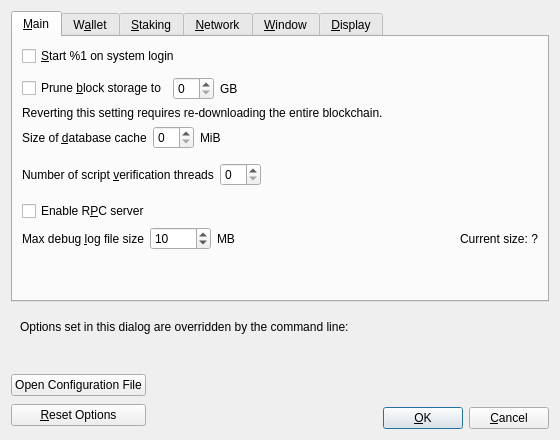
<?xml version="1.0" encoding="UTF-8"?>
<ui version="4.0">
 <class>OptionsDialog</class>
 <widget class="QDialog" name="OptionsDialog">
  <property name="geometry">
   <rect>
    <x>0</x>
    <y>0</y>
    <width>560</width>
    <height>440</height>
   </rect>
  </property>
  <property name="windowTitle">
   <string>Options</string>
  </property>
  <property name="modal">
   <bool>true</bool>
  </property>
  <layout class="QVBoxLayout" name="verticalLayout">
   <item>
    <widget class="QTabWidget" name="tabWidget">
     <property name="currentIndex">
      <number>0</number>
     </property>
     <widget class="QWidget" name="tabMain">
      <attribute name="title">
       <string>&amp;Main</string>
      </attribute>
      <layout class="QVBoxLayout" name="verticalLayout_Main">
       <item>
        <widget class="QCheckBox" name="bitcoinAtStartup">
         <property name="toolTip">
          <string>Automatically start %1 after logging in to the system.</string>
         </property>
         <property name="text">
          <string>&amp;Start %1 on system login</string>
         </property>
        </widget>
       </item>
       <item>
        <spacer name="horizontalSpacer_0_Main">
         <property name="orientation">
          <enum>Qt::Horizontal</enum>
         </property>
         <property name="sizeHint" stdset="0">
          <size>
           <width>40</width>
           <height>5</height>
          </size>
         </property>
        </spacer>
       </item>
       <item>
        <layout class="QHBoxLayout" name="horizontalLayout_Main_Prune">
         <item>
          <widget class="QCheckBox" name="prune">
           <property name="toolTip">
            <string>Enabling pruning significantly reduces the disk space required to store transactions. All blocks are still fully validated. Reverting this setting requires re-downloading the entire blockchain.</string>
           </property>
           <property name="text">
            <string>Prune &amp;block storage to</string>
           </property>
          </widget>
         </item>
         <item>
          <widget class="QSpinBox" name="pruneSize"/>
         </item>
         <item>
          <widget class="QLabel" name="pruneSizeUnitLabel">
           <property name="text">
            <string>GB</string>
           </property>
           <property name="textFormat">
            <enum>Qt::PlainText</enum>
           </property>
          </widget>
         </item>
         <item>
          <spacer name="horizontalSpacer_Main_Prune">
           <property name="orientation">
            <enum>Qt::Horizontal</enum>
           </property>
           <property name="sizeHint" stdset="0">
            <size>
             <width>40</width>
             <height>20</height>
            </size>
           </property>
          </spacer>
         </item>
        </layout>
       </item>
       <item>
        <widget class="QLabel" name="pruneWarning">
         <property name="text">
          <string>Reverting this setting requires re-downloading the entire blockchain.</string>
         </property>
         <property name="textFormat">
          <enum>Qt::PlainText</enum>
         </property>
        </widget>
       </item>
       <item>
        <layout class="QHBoxLayout" name="horizontalLayout_2_Main">
         <item>
          <widget class="QLabel" name="databaseCacheLabel">
           <property name="toolTip">
            <string extracomment="Tooltip text for Options window setting that sets the size of the database cache. Explains the corresponding effects of increasing/decreasing this value.">Maximum database cache size. A larger cache can contribute to faster sync, after which the benefit is less pronounced for most use cases. Lowering the cache size will reduce memory usage. Unused mempool memory is shared for this cache.</string>
           </property>
           <property name="text">
            <string>Size of &amp;database cache</string>
           </property>
           <property name="textFormat">
            <enum>Qt::PlainText</enum>
           </property>
           <property name="buddy">
            <cstring>databaseCache</cstring>
           </property>
          </widget>
         </item>
         <item>
          <widget class="QSpinBox" name="databaseCache"/>
         </item>
         <item>
          <widget class="QLabel" name="databaseCacheUnitLabel">
           <property name="text">
            <string>MiB</string>
           </property>
           <property name="textFormat">
            <enum>Qt::PlainText</enum>
           </property>
          </widget>
         </item>
         <item>
          <spacer name="horizontalSpacer_2_Main">
           <property name="orientation">
            <enum>Qt::Horizontal</enum>
           </property>
           <property name="sizeHint" stdset="0">
            <size>
             <width>40</width>
             <height>20</height>
            </size>
           </property>
          </spacer>
         </item>
        </layout>
       </item>
       <item>
        <layout class="QHBoxLayout" name="horizontalLayout_Main_VerifyLabel">
         <item>
          <widget class="QLabel" name="threadsScriptVerifLabel">
           <property name="toolTip">
            <string extracomment="Tooltip text for Options window setting that sets the number of script verification threads. Explains that negative values mean to leave these many cores free to the system.">Set the number of script verification threads. Negative values correspond to the number of cores you want to leave free to the system.</string>
           </property>
           <property name="text">
            <string>Number of script &amp;verification threads</string>
           </property>
           <property name="textFormat">
            <enum>Qt::PlainText</enum>
           </property>
           <property name="buddy">
            <cstring>threadsScriptVerif</cstring>
           </property>
          </widget>
         </item>
         <item>
          <widget class="QSpinBox" name="threadsScriptVerif">
           <property name="toolTip">
            <string>(0 = auto, &lt;0 = leave that many cores free)</string>
           </property>
          </widget>
         </item>
         <item>
          <spacer name="horizontalSpacer_Main_Threads">
           <property name="orientation">
            <enum>Qt::Horizontal</enum>
           </property>
           <property name="sizeHint" stdset="0">
            <size>
             <width>40</width>
             <height>40</height>
            </size>
           </property>
          </spacer>
         </item>
        </layout>
       </item>
       <item>
        <widget class="QCheckBox" name="enableServer">
         <property name="toolTip">
          <string extracomment="Tooltip text for Options window setting that enables the RPC server.">This allows you or a third party tool to communicate with the node through command-line and JSON-RPC commands.</string>
         </property>
         <property name="text">
          <string extracomment="An Options window setting to enable the RPC server.">Enable R&amp;PC server</string>
         </property>
        </widget>
       </item>
       <item>
        <layout class="QHBoxLayout" name="horizontalLayout_Main_MaxDebugLog">
         <item>
          <widget class="QLabel" name="maxDebugLogSizeLabel">
           <property name="toolTip">
            <string>Limit the debug.log file size during runtime. When the log exceeds this size, older entries are automatically trimmed. Set to 0 for unlimited.</string>
           </property>
           <property name="text">
            <string>Max debug &amp;log file size</string>
           </property>
           <property name="textFormat">
            <enum>Qt::PlainText</enum>
           </property>
           <property name="buddy">
            <cstring>maxDebugLogSize</cstring>
           </property>
          </widget>
         </item>
         <item>
          <widget class="QSpinBox" name="maxDebugLogSize">
           <property name="toolTip">
            <string>Maximum size of the debug.log file in MB (0 = unlimited)</string>
           </property>
           <property name="minimum">
            <number>0</number>
           </property>
           <property name="maximum">
            <number>10000</number>
           </property>
           <property name="value">
            <number>10</number>
           </property>
          </widget>
         </item>
         <item>
          <widget class="QLabel" name="maxDebugLogSizeUnitLabel">
           <property name="text">
            <string>MB</string>
           </property>
           <property name="textFormat">
            <enum>Qt::PlainText</enum>
           </property>
          </widget>
         </item>
         <item>
          <spacer name="horizontalSpacer_Main_MaxDebugLog">
           <property name="orientation">
            <enum>Qt::Horizontal</enum>
           </property>
           <property name="sizeHint" stdset="0">
            <size>
             <width>40</width>
             <height>20</height>
            </size>
           </property>
          </spacer>
         </item>
         <item>
          <widget class="QLabel" name="debugLogSizeLabel">
           <property name="text">
            <string>Current size: ?</string>
           </property>
           <property name="textFormat">
            <enum>Qt::PlainText</enum>
           </property>
          </widget>
         </item>
        </layout>
       </item>
       <item>
        <spacer name="verticalSpacer_Main">
         <property name="orientation">
          <enum>Qt::Vertical</enum>
         </property>
         <property name="sizeHint" stdset="0">
          <size>
           <width>20</width>
           <height>40</height>
          </size>
         </property>
        </spacer>
       </item>
      </layout>
     </widget>
     <widget class="QWidget" name="tabWallet">
      <attribute name="title">
       <string>W&amp;allet</string>
      </attribute>
      <layout class="QVBoxLayout" name="verticalLayout_Wallet">
       <item>
        <widget class="QCheckBox" name="subFeeFromAmount">
         <property name="toolTip">
          <string extracomment="Tooltip text for Options window setting that sets subtracting the fee from a sending amount as default.">Whether to set subtract fee from amount as default or not.</string>
         </property>
         <property name="text">
          <string extracomment="An Options window setting to set subtracting the fee from a sending amount as default.">Subtract &amp;fee from amount by default</string>
         </property>
        </widget>
       </item>
       <item>
        <widget class="QGroupBox" name="groupBox">
         <property name="title">
          <string>Expert</string>
         </property>
         <layout class="QVBoxLayout" name="verticalLayout_2">
          <item>
           <widget class="QCheckBox" name="coinControlFeatures">
            <property name="toolTip">
             <string>Whether to show coin control features or not.</string>
            </property>
            <property name="text">
             <string>Enable coin &amp;control features</string>
            </property>
           </widget>
          </item>
          <item>
           <widget class="QCheckBox" name="spendZeroConfChange">
            <property name="toolTip">
             <string>If you disable the spending of unconfirmed change, the change from a transaction cannot be used until that transaction has at least one confirmation. This also affects how your balance is computed.</string>
            </property>
            <property name="text">
             <string>&amp;Spend unconfirmed change</string>
            </property>
           </widget>
          </item>
          <item>
           <widget class="QCheckBox" name="m_enable_psbt_controls">
            <property name="text">
             <string extracomment="An options window setting to enable PSBT controls.">Enable &amp;PSBT controls</string>
            </property>
            <property name="toolTip">
             <string extracomment="Tooltip text for options window setting that enables PSBT controls.">Whether to show PSBT controls.</string>
            </property>
           </widget>
          </item>
         </layout>
        </widget>
       </item>
       <item>
        <widget class="QGroupBox" name="groupBoxHww">
         <property name="title">
          <string>External Signer (e.g. hardware wallet)</string>
         </property>
         <layout class="QVBoxLayout" name="verticalLayoutHww">
          <item>
           <layout class="QHBoxLayout" name="horizontalLayoutHww">
            <item>
             <widget class="QLabel" name="externalSignerPathLabel">
              <property name="text">
               <string>&amp;External signer script path</string>
              </property>
              <property name="buddy">
               <cstring>externalSignerPath</cstring>
              </property>
             </widget>
            </item>
            <item>
             <widget class="QLineEdit" name="externalSignerPath">
              <property name="toolTip">
               <string>Full path to a Mateable Core compatible script (e.g. C:\Downloads\hwi.exe or /Users/you/Downloads/hwi.py). Beware: malware can steal your coins!</string>
              </property>
             </widget>
            </item>
           </layout>
          </item>
         </layout>
        </widget>
       </item>
       <item>
        <spacer name="verticalSpacer_Wallet">
         <property name="orientation">
          <enum>Qt::Vertical</enum>
         </property>
         <property name="sizeHint" stdset="0">
          <size>
           <width>20</width>
           <height>40</height>
          </size>
         </property>
        </spacer>
       </item>
      </layout>
     </widget>
     <widget class="QWidget" name="tabStaking">
      <attribute name="title">
       <string>&amp;Staking</string>
      </attribute>
      <layout class="QVBoxLayout" name="verticalLayout_Staking">
       <item>
        <layout class="QHBoxLayout" name="horizontalLayout_Staking_MaxAmount">
         <item>
          <widget class="QLabel" name="maxStakingValueLabel">
           <property name="text">
            <string>Maximum value of coins to use for staking (0 for no limit)</string>
           </property>
           <property name="textFormat">
            <enum>Qt::PlainText</enum>
           </property>
           <property name="buddy">
            <cstring>maxStakingValue</cstring>
           </property>
          </widget>
         </item>
         <item>
          <widget class="QSpinBox" name="maxStakingValue">
           <property name="minimum">
            <number>0</number>
           </property>
           <property name="maximum">
            <number>2100000000</number>
           </property>
          </widget>
         </item>
        </layout>
       </item>
       <item>
        <spacer name="verticalSpacer_Staking">
         <property name="orientation">
          <enum>Qt::Vertical</enum>
         </property>
         <property name="sizeHint" stdset="0">
          <size>
           <width>20</width>
           <height>40</height>
          </size>
         </property>
        </spacer>
       </item>
      </layout>
     </widget>
     <widget class="QWidget" name="tabNetwork">
      <attribute name="title">
       <string>&amp;Network</string>
      </attribute>
      <layout class="QVBoxLayout" name="verticalLayout_Network">
       <item>
        <widget class="QCheckBox" name="mapPortUpnp">
         <property name="toolTip">
          <string>Automatically open the Mateable client port on the router. This only works when your router supports UPnP and it is enabled.</string>
         </property>
         <property name="text">
          <string>Map port using &amp;UPnP</string>
         </property>
        </widget>
       </item>
       <item>
        <widget class="QCheckBox" name="mapPortNatpmp">
         <property name="toolTip">
          <string>Automatically open the Mateable client port on the router. This only works when your router supports NAT-PMP and it is enabled. The external port could be random.</string>
         </property>
         <property name="text">
          <string>Map port using NA&amp;T-PMP</string>
         </property>
        </widget>
       </item>
       <item>
        <widget class="QCheckBox" name="allowIncoming">
         <property name="toolTip">
          <string>Accept connections from outside.</string>
         </property>
         <property name="text">
          <string>Allow incomin&amp;g connections</string>
         </property>
        </widget>
       </item>
       <item>
        <widget class="QCheckBox" name="connectSocks">
         <property name="toolTip">
          <string>Connect to the Mateable network through a SOCKS5 proxy.</string>
         </property>
         <property name="text">
          <string>&amp;Connect through SOCKS5 proxy (default proxy):</string>
         </property>
        </widget>
       </item>
       <item>
        <layout class="QHBoxLayout" name="horizontalLayout_1_Network">
         <item>
          <widget class="QLabel" name="proxyIpLabel">
           <property name="text">
            <string>Proxy &amp;IP:</string>
           </property>
           <property name="textFormat">
            <enum>Qt::PlainText</enum>
           </property>
           <property name="buddy">
            <cstring>proxyIp</cstring>
           </property>
          </widget>
         </item>
         <item>
          <widget class="QValidatedLineEdit" name="proxyIp">
           <property name="minimumSize">
            <size>
             <width>140</width>
             <height>0</height>
            </size>
           </property>
           <property name="maximumSize">
            <size>
             <width>140</width>
             <height>16777215</height>
            </size>
           </property>
           <property name="toolTip">
            <string>IP address of the proxy (e.g. IPv4: 127.0.0.1 / IPv6: ::1)</string>
           </property>
          </widget>
         </item>
         <item>
          <widget class="QLabel" name="proxyPortLabel">
           <property name="text">
            <string>&amp;Port:</string>
           </property>
           <property name="textFormat">
            <enum>Qt::PlainText</enum>
           </property>
           <property name="buddy">
            <cstring>proxyPort</cstring>
           </property>
          </widget>
         </item>
         <item>
          <widget class="QLineEdit" name="proxyPort">
           <property name="minimumSize">
            <size>
             <width>55</width>
             <height>0</height>
            </size>
           </property>
           <property name="maximumSize">
            <size>
             <width>55</width>
             <height>16777215</height>
            </size>
           </property>
           <property name="toolTip">
            <string>Port of the proxy (e.g. 9050)</string>
           </property>
          </widget>
         </item>
         <item>
          <spacer name="horizontalSpacer_1_Network">
           <property name="orientation">
            <enum>Qt::Horizontal</enum>
           </property>
           <property name="sizeHint" stdset="0">
            <size>
             <width>40</width>
             <height>20</height>
            </size>
           </property>
          </spacer>
         </item>
        </layout>
       </item>
       <item>
        <layout class="QHBoxLayout" name="horizontalLayout_2_Network">
         <item>
          <widget class="QLabel" name="proxyActiveNets">
           <property name="text">
            <string>Used for reaching peers via:</string>
           </property>
           <property name="textFormat">
            <enum>Qt::PlainText</enum>
           </property>
          </widget>
         </item>
         <item>
          <widget class="QCheckBox" name="proxyReachIPv4">
           <property name="enabled">
            <bool>false</bool>
           </property>
           <property name="toolTip">
            <string>Shows if the supplied default SOCKS5 proxy is used to reach peers via this network type.</string>
           </property>
           <property name="text">
            <string/>
           </property>
          </widget>
         </item>
         <item>
          <widget class="QLabel" name="proxyReachIPv4Label">
           <property name="text">
            <string>IPv4</string>
           </property>
           <property name="textFormat">
            <enum>Qt::PlainText</enum>
           </property>
          </widget>
         </item>
         <item>
          <widget class="QCheckBox" name="proxyReachIPv6">
           <property name="enabled">
            <bool>false</bool>
           </property>
           <property name="toolTip">
            <string>Shows if the supplied default SOCKS5 proxy is used to reach peers via this network type.</string>
           </property>
           <property name="text">
            <string/>
           </property>
          </widget>
         </item>
         <item>
          <widget class="QLabel" name="proxyReachIPv6Label">
           <property name="text">
            <string>IPv6</string>
           </property>
           <property name="textFormat">
            <enum>Qt::PlainText</enum>
           </property>
          </widget>
         </item>
         <item>
          <widget class="QCheckBox" name="proxyReachTor">
           <property name="enabled">
            <bool>false</bool>
           </property>
           <property name="toolTip">
            <string>Shows if the supplied default SOCKS5 proxy is used to reach peers via this network type.</string>
           </property>
           <property name="text">
            <string/>
           </property>
          </widget>
         </item>
         <item>
          <widget class="QLabel" name="proxyReachTorLabel">
           <property name="text">
            <string>Tor</string>
           </property>
           <property name="textFormat">
            <enum>Qt::PlainText</enum>
           </property>
          </widget>
         </item>
         <item>
          <spacer name="horizontalSpacer_2_Network">
           <property name="orientation">
            <enum>Qt::Horizontal</enum>
           </property>
           <property name="sizeHint" stdset="0">
            <size>
             <width>40</width>
             <height>20</height>
            </size>
           </property>
          </spacer>
         </item>
        </layout>
       </item>
       <item>
        <widget class="QCheckBox" name="connectSocksTor">
         <property name="toolTip">
          <string>Connect to the Bitcoin network through a separate SOCKS5 proxy for Tor onion services.</string>
         </property>
         <property name="text">
          <string>Use separate SOCKS&amp;5 proxy to reach peers via Tor onion services:</string>
         </property>
        </widget>
       </item>
       <item>
        <layout class="QHBoxLayout" name="horizontalLayout_3_Network">
         <item>
          <widget class="QLabel" name="proxyIpTorLabel">
           <property name="text">
            <string>Proxy &amp;IP:</string>
           </property>
           <property name="textFormat">
            <enum>Qt::PlainText</enum>
           </property>
           <property name="buddy">
            <cstring>proxyIpTor</cstring>
           </property>
          </widget>
         </item>
         <item>
          <widget class="QValidatedLineEdit" name="proxyIpTor">
           <property name="minimumSize">
            <size>
             <width>140</width>
             <height>0</height>
            </size>
           </property>
           <property name="maximumSize">
            <size>
             <width>140</width>
             <height>16777215</height>
            </size>
           </property>
           <property name="toolTip">
            <string>IP address of the proxy (e.g. IPv4: 127.0.0.1 / IPv6: ::1)</string>
           </property>
          </widget>
         </item>
         <item>
          <widget class="QLabel" name="proxyPortTorLabel">
           <property name="text">
            <string>&amp;Port:</string>
           </property>
           <property name="textFormat">
            <enum>Qt::PlainText</enum>
           </property>
           <property name="buddy">
            <cstring>proxyPortTor</cstring>
           </property>
          </widget>
         </item>
         <item>
          <widget class="QLineEdit" name="proxyPortTor">
           <property name="minimumSize">
            <size>
             <width>55</width>
             <height>0</height>
            </size>
           </property>
           <property name="maximumSize">
            <size>
             <width>55</width>
             <height>16777215</height>
            </size>
           </property>
           <property name="toolTip">
            <string>Port of the proxy (e.g. 9050)</string>
           </property>
          </widget>
         </item>
         <item>
          <spacer name="horizontalSpacer_4_Network">
           <property name="orientation">
            <enum>Qt::Horizontal</enum>
           </property>
           <property name="sizeHint" stdset="0">
            <size>
             <width>40</width>
             <height>20</height>
            </size>
           </property>
          </spacer>
         </item>
        </layout>
       </item>
       <item>
        <spacer name="verticalSpacer_Network">
         <property name="orientation">
          <enum>Qt::Vertical</enum>
         </property>
         <property name="sizeHint" stdset="0">
          <size>
           <width>20</width>
           <height>40</height>
          </size>
         </property>
        </spacer>
       </item>
      </layout>
     </widget>
     <widget class="QWidget" name="tabWindow">
      <attribute name="title">
       <string>&amp;Window</string>
      </attribute>
      <layout class="QVBoxLayout" name="verticalLayout_Window">
       <item>
        <widget class="QCheckBox" name="showTrayIcon">
         <property name="toolTip">
          <string>Show the icon in the system tray.</string>
         </property>
         <property name="text">
          <string>&amp;Show tray icon</string>
         </property>
         <property name="checked">
          <bool>true</bool>
         </property>
        </widget>
       </item>
       <item>
        <widget class="QCheckBox" name="minimizeToTray">
         <property name="toolTip">
          <string>Show only a tray icon after minimizing the window.</string>
         </property>
         <property name="text">
          <string>&amp;Minimize to the tray instead of the taskbar</string>
         </property>
        </widget>
       </item>
       <item>
        <widget class="QCheckBox" name="minimizeOnClose">
         <property name="toolTip">
          <string>Minimize instead of exit the application when the window is closed. When this option is enabled, the application will be closed only after selecting Exit in the menu.</string>
         </property>
         <property name="text">
          <string>M&amp;inimize on close</string>
         </property>
        </widget>
       </item>
       <item>
        <spacer name="verticalSpacer_Window">
         <property name="orientation">
          <enum>Qt::Vertical</enum>
         </property>
         <property name="sizeHint" stdset="0">
          <size>
           <width>20</width>
           <height>40</height>
          </size>
         </property>
        </spacer>
       </item>
      </layout>
     </widget>
     <widget class="QWidget" name="tabDisplay">
      <attribute name="title">
       <string>&amp;Display</string>
      </attribute>
      <layout class="QVBoxLayout" name="verticalLayout_Display">
       <item>
        <layout class="QHBoxLayout" name="horizontalLayout_1_Display">
         <item>
          <widget class="QLabel" name="langLabel">
           <property name="text">
            <string>User Interface &amp;language:</string>
           </property>
           <property name="textFormat">
            <enum>Qt::PlainText</enum>
           </property>
           <property name="buddy">
            <cstring>lang</cstring>
           </property>
          </widget>
         </item>
         <item>
          <widget class="QValueComboBox" name="lang">
           <property name="toolTip">
            <string>The user interface language can be set here. This setting will take effect after restarting %1.</string>
           </property>
          </widget>
         </item>
        </layout>
       </item>
       <item>
        <layout class="QHBoxLayout" name="horizontalLayout_2_Display">
         <item>
          <widget class="QLabel" name="unitLabel">
           <property name="text">
            <string>&amp;Unit to show amounts in:</string>
           </property>
           <property name="textFormat">
            <enum>Qt::PlainText</enum>
           </property>
           <property name="buddy">
            <cstring>unit</cstring>
           </property>
          </widget>
         </item>
         <item>
          <widget class="QValueComboBox" name="unit">
           <property name="toolTip">
            <string>Choose the default subdivision unit to show in the interface and when sending coins.</string>
           </property>
          </widget>
         </item>
        </layout>
       </item>
       <item>
        <layout class="QHBoxLayout" name="horizontalLayout_3_Display">
         <item>
          <widget class="QLabel" name="thirdPartyTxUrlsLabel">
           <property name="toolTip">
            <string>Third-party URLs (e.g. a block explorer) that appear in the transactions tab as context menu items. %s in the URL is replaced by transaction hash. Multiple URLs are separated by vertical bar |.</string>
           </property>
           <property name="text">
            <string>&amp;Third-party transaction URLs</string>
           </property>
           <property name="buddy">
            <cstring>thirdPartyTxUrls</cstring>
           </property>
          </widget>
         </item>
         <item>
          <widget class="QLineEdit" name="thirdPartyTxUrls">
           <property name="toolTip">
            <string>Third-party URLs (e.g. a block explorer) that appear in the transactions tab as context menu items. %s in the URL is replaced by transaction hash. Multiple URLs are separated by vertical bar |.</string>
           </property>
           <property name="placeholderText">
            <string notr="true">https://example.com/tx/%s</string>
           </property>
          </widget>
         </item>
        </layout>
       </item>
       <item>
        <widget class="QGroupBox" name="font_groupBox">
         <property name="title">
          <string>Monospaced font in the Overview tab:</string>
         </property>
         <layout class="QVBoxLayout" name="font_verticalLayout">
          <item>
           <layout class="QHBoxLayout" name="embeddedFont_horizontalLayout">
            <item>
             <widget class="QRadioButton" name="embeddedFont_radioButton">
              <property name="text">
               <string>embedded &quot;%1&quot;</string>
              </property>
             </widget>
            </item>
            <item>
             <spacer name="embeddedFont_horizontalSpacer">
              <property name="orientation">
               <enum>Qt::Horizontal</enum>
              </property>
              <property name="sizeHint" stdset="0">
               <size>
                <width>40</width>
                <height>20</height>
               </size>
              </property>
             </spacer>
            </item>
            <item>
             <layout class="QVBoxLayout" name="embeddedFont_verticalLayout">
              <item>
               <widget class="QLabel" name="embeddedFont_label_1">
                <property name="text">
                 <string notr="true">111.11111111 MTBC</string>
                </property>
               </widget>
              </item>
              <item>
               <widget class="QLabel" name="embeddedFont_label_9">
                <property name="text">
                 <string notr="true">909.09090909 MTBC</string>
                </property>
               </widget>
              </item>
             </layout>
            </item>
           </layout>
          </item>
          <item>
           <widget class="Line" name="font_line">
            <property name="orientation">
             <enum>Qt::Horizontal</enum>
            </property>
           </widget>
          </item>
          <item>
           <layout class="QHBoxLayout" name="systemFont_horizontalLayout">
            <item>
             <widget class="QRadioButton" name="systemFont_radioButton">
              <property name="text">
               <string>closest matching &quot;%1&quot;</string>
              </property>
             </widget>
            </item>
            <item>
             <spacer name="systemFont_horizontalSpacer">
              <property name="orientation">
               <enum>Qt::Horizontal</enum>
              </property>
              <property name="sizeHint" stdset="0">
               <size>
                <width>40</width>
                <height>20</height>
               </size>
              </property>
             </spacer>
            </item>
            <item>
             <layout class="QVBoxLayout" name="systemFont_verticalLayout">
              <item>
               <widget class="QLabel" name="systemFont_label_1">
                <property name="text">
                 <string notr="true">111.11111111 MTBC</string>
                </property>
               </widget>
              </item>
              <item>
               <widget class="QLabel" name="systemFont_label_9">
                <property name="text">
                 <string notr="true">909.09090909 MTBC</string>
                </property>
               </widget>
              </item>
             </layout>
            </item>
           </layout>
          </item>
         </layout>
        </widget>
       </item>
       <item>
        <spacer name="verticalSpacer_Display">
         <property name="orientation">
          <enum>Qt::Vertical</enum>
         </property>
         <property name="sizeHint" stdset="0">
          <size>
           <width>20</width>
           <height>40</height>
          </size>
         </property>
        </spacer>
       </item>
      </layout>
     </widget>
    </widget>
   </item>
   <item>
    <widget class="QFrame" name="frame">
     <layout class="QVBoxLayout" name="verticalLayout_Bottom">
      <item>
       <layout class="QHBoxLayout" name="horizontalLayout_Bottom">
        <item>
         <widget class="QLabel" name="overriddenByCommandLineInfoLabel">
          <property name="text">
           <string>Options set in this dialog are overridden by the command line:</string>
          </property>
          <property name="textFormat">
           <enum>Qt::PlainText</enum>
          </property>
         </widget>
        </item>
        <item>
         <spacer name="horizontalSpacer_Bottom">
          <property name="orientation">
           <enum>Qt::Horizontal</enum>
          </property>
          <property name="sizeHint" stdset="0">
           <size>
            <width>40</width>
            <height>20</height>
           </size>
          </property>
         </spacer>
        </item>
       </layout>
      </item>
      <item>
       <widget class="QLabel" name="overriddenByCommandLineLabel">
        <property name="text">
         <string/>
        </property>
        <property name="textFormat">
         <enum>Qt::PlainText</enum>
        </property>
        <property name="wordWrap">
         <bool>true</bool>
        </property>
       </widget>
      </item>
     </layout>
    </widget>
   </item>
   <item>
    <layout class="QHBoxLayout" name="horizontalLayout_Buttons">
     <item>
      <layout class="QVBoxLayout" name="verticalLayout_Buttons">
       <item>
        <widget class="QPushButton" name="openBitcoinConfButton">
         <property name="toolTip">
          <string>Open the %1 configuration file from the working directory.</string>
         </property>
         <property name="text">
          <string>Open Configuration File</string>
         </property>
         <property name="autoDefault">
          <bool>false</bool>
         </property>
        </widget>
       </item>
       <item>
        <widget class="QPushButton" name="resetButton">
         <property name="toolTip">
          <string>Reset all client options to default.</string>
         </property>
         <property name="text">
          <string>&amp;Reset Options</string>
         </property>
         <property name="autoDefault">
          <bool>false</bool>
         </property>
        </widget>
       </item>
      </layout>
     </item>
     <item>
      <spacer name="horizontalSpacer_1">
       <property name="orientation">
        <enum>Qt::Horizontal</enum>
       </property>
       <property name="sizeHint" stdset="0">
        <size>
         <width>40</width>
         <height>48</height>
        </size>
       </property>
      </spacer>
     </item>
     <item>
      <widget class="QLabel" name="statusLabel">
       <property name="minimumSize">
        <size>
         <width>200</width>
         <height>0</height>
        </size>
       </property>
       <property name="font">
        <font>
         <weight>75</weight>
         <bold>true</bold>
        </font>
       </property>
       <property name="text">
        <string/>
       </property>
       <property name="textFormat">
        <enum>Qt::PlainText</enum>
       </property>
       <property name="wordWrap">
        <bool>true</bool>
       </property>
      </widget>
     </item>
     <item>
      <spacer name="horizontalSpacer_2">
       <property name="orientation">
        <enum>Qt::Horizontal</enum>
       </property>
       <property name="sizeHint" stdset="0">
        <size>
         <width>40</width>
         <height>48</height>
        </size>
       </property>
      </spacer>
     </item>
     <item>
      <layout class="QVBoxLayout" name="verticalLayout_4">
       <item>
        <spacer name="verticalSpacer">
         <property name="orientation">
          <enum>Qt::Vertical</enum>
         </property>
         <property name="sizeHint" stdset="0">
          <size>
           <width>20</width>
           <height>40</height>
          </size>
         </property>
        </spacer>
       </item>
       <item>
        <layout class="QHBoxLayout" name="horizontalLayout">
         <item>
          <widget class="QPushButton" name="okButton">
           <property name="text">
            <string>&amp;OK</string>
           </property>
           <property name="autoDefault">
            <bool>false</bool>
           </property>
           <property name="default">
            <bool>true</bool>
           </property>
          </widget>
         </item>
         <item>
          <widget class="QPushButton" name="cancelButton">
           <property name="text">
            <string>&amp;Cancel</string>
           </property>
           <property name="autoDefault">
            <bool>false</bool>
           </property>
          </widget>
         </item>
        </layout>
       </item>
      </layout>
     </item>
    </layout>
   </item>
  </layout>
 </widget>
 <customwidgets>
  <customwidget>
   <class>QValidatedLineEdit</class>
   <extends>QLineEdit</extends>
   <header>qt/qvalidatedlineedit.h</header>
  </customwidget>
  <customwidget>
   <class>QValueComboBox</class>
   <extends>QComboBox</extends>
   <header>qt/qvaluecombobox.h</header>
  </customwidget>
 </customwidgets>
 <resources/>
 <connections/>
</ui>
